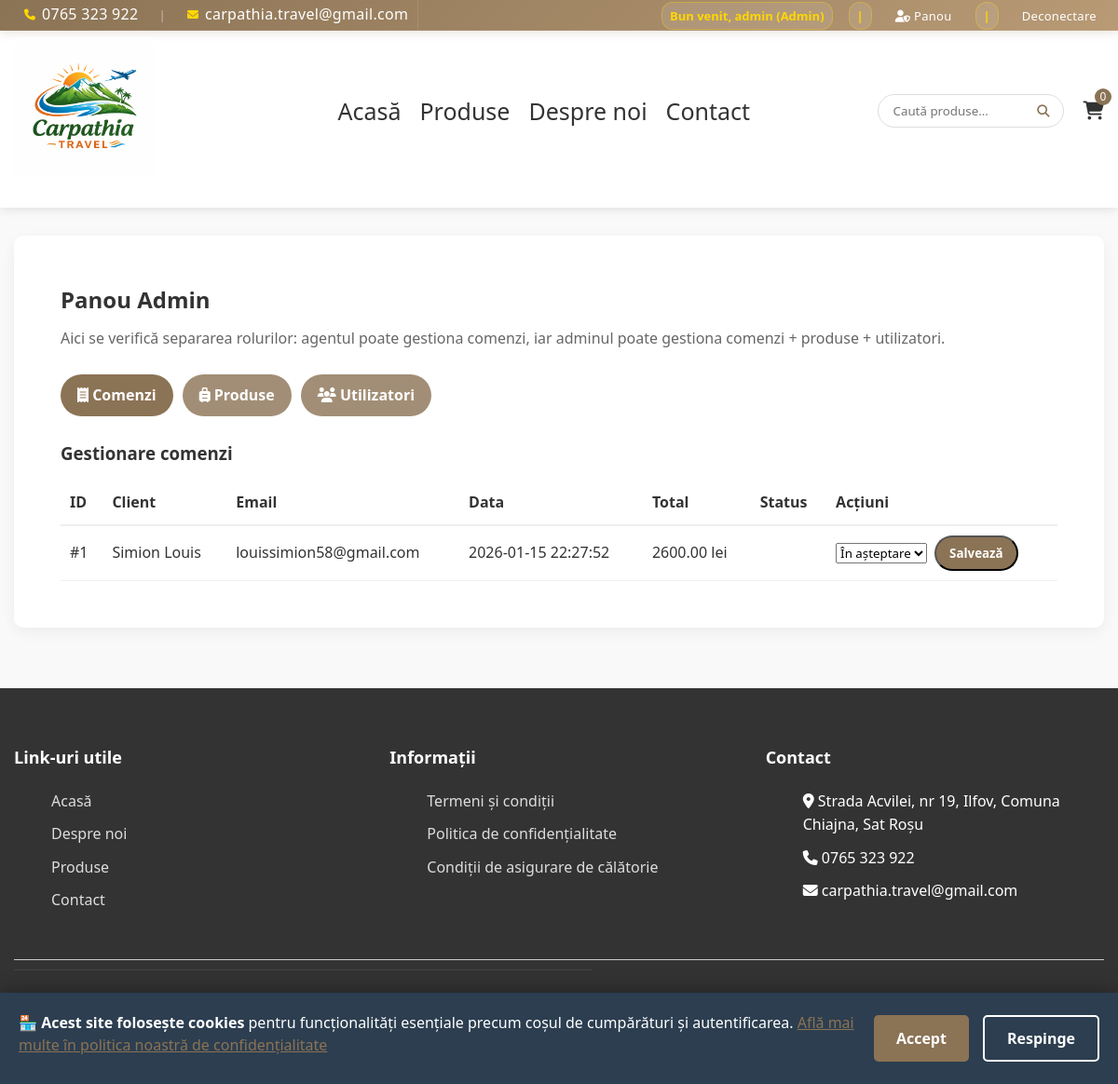
Page /admin_panel.php (signed in) on the committed database.
### tables this page shows
CREATE TABLE `comenzi` (
  `id` int(11) NOT NULL,
  `id_utilizator` int(11) NOT NULL,
  `data_comanda` datetime DEFAULT current_timestamp(),
  `total` decimal(10,2) NOT NULL,
  `status` enum('in_asteptare','confirmata','anulata') DEFAULT 'in_asteptare'
);

CREATE TABLE `utilizatori` (
  `id` int(11) NOT NULL,
  `nume` varchar(100) NOT NULL,
  `email` varchar(100) NOT NULL,
  `parola` varchar(255) NOT NULL,
  `data_inregistrare` datetime DEFAULT current_timestamp(),
  `rol` enum('client','agent','admin') NOT NULL DEFAULT 'client'
);

### functions.php (called while the page is built, shortened)
<?php
function esc($v): string {
    return htmlspecialchars((string)($v ?? ''), ENT_QUOTES, 'UTF-8');
}
function currentUserRole(): string {
    return (string)($_SESSION['user_role'] ?? 'client');
}
function hasRole($roles): bool {
    $role = currentUserRole();
    if (is_string($roles)) {
        return $role === $roles;
    }
    if (is_array($roles)) {
        return in_array($role, $roles, true);
    }
    return false;
}
?>

### admin_panel.php (the view, shortened to what this page needs)
<?php
require 'functions.php';
$role = currentUserRole();
$tab = $_GET['tab'] ?? 'orders';
function badgeStatus(string $s): string {
    $map = [
        'in_asteptare' => 'În așteptare',
        'confirmata'   => 'Confirmată',
        'anulata'      => 'Anulată'
    ];
    return $map[$s] ?? $s;
}
?>
<?php require 'header.php'; ?>
<main>
    <div class="container" style="margin-top:30px;">
        <div class="content-section">
            <h2 style="margin-bottom:10px;">Panou <?php echo esc(ucfirst($role)); ?></h2>
            <p style="color:#666; margin-bottom:25px;">
                Aici se verifică separarea rolurilor: agentul poate gestiona comenzi, iar adminul poate gestiona comenzi + produse + utilizatori.
            </p>
            <div style="display:flex; gap:10px; flex-wrap:wrap; margin-bottom:25px;">
                <a class="btn" href="admin_panel.php?tab=orders" style="padding:10px 18px; <?php echo $tab==='orders'?'opacity:1':'opacity:0.8'; ?>">
                    <i class="fas fa-receipt"></i> Comenzi
                </a>
                <?php if (hasRole('admin')): ?>
                    <a class="btn" href="admin_panel.php?tab=products" style="padding:10px 18px; <?php echo $tab==='products'?'opacity:1':'opacity:0.8'; ?>">
                        <i class="fas fa-suitcase-rolling"></i> Produse
                    </a>
                    <a class="btn" href="admin_panel.php?tab=users" style="padding:10px 18px; <?php echo $tab==='users'?'opacity:1':'opacity:0.8'; ?>">
                        <i class="fas fa-users"></i> Utilizatori
                    </a>
                <?php endif; ?>
            </div>
            <?php if ($tab === 'orders'): ?>
                <?php
                $orders = $conn->query(
                    "SELECT c.id, c.data_comanda, c.total, c.status, u.nume, u.email\n".
                    "FROM comenzi c\n".
                    "JOIN utilizatori u ON u.id = c.id_utilizator\n".
                    "ORDER BY c.data_comanda DESC, c.id DESC"
                );
                ?>
                <h3 style="margin-bottom:15px;">Gestionare comenzi</h3>
                <div style="overflow:auto;">
                    <table style="width:100%; border-collapse:collapse;">
                        <thead>
                            <tr style="text-align:left; border-bottom:2px solid #eee;">
                                <th style="padding:10px;">ID</th>
                                <th style="padding:10px;">Client</th>
                                <th style="padding:10px;">Email</th>
                                <th style="padding:10px;">Data</th>
                                <th style="padding:10px;">Total</th>
                                <th style="padding:10px;">Status</th>
                                <th style="padding:10px;">Acțiuni</th>
                            </tr>
                        </thead>
                        <tbody>
                        <?php if ($orders && $orders->num_rows): ?>
                            <?php while ($o = $orders->fetch_assoc()): ?>
                                <tr style="border-bottom:1px solid #f0f0f0;">
                                    <td style="padding:10px;">#<?php echo (int)$o['id']; ?></td>
                                    <td style="padding:10px;"><?php echo esc($o['nume']); ?></td>
                                    <td style="padding:10px;"><?php echo esc($o['email']); ?></td>
                                    <td style="padding:10px; white-space:nowrap;"><?php echo esc($o['data_comanda']); ?></td>
                                    <td style="padding:10px; white-space:nowrap;"><?php echo number_format((float)$o['total'], 2, '.', ''); ?> lei</td>
                                    <td style="padding:10px;"><?php echo esc(badgeStatus((string)$o['status'])); ?></td>
                                    <td style="padding:10px;">
                                        <form method="POST" action="admin_actions.php" style="display:flex; gap:8px; align-items:center; flex-wrap:wrap;">
                                            <select name="status" required>
                                                <option value="in_asteptare" <?php echo ($o['status']==='in_asteptare')?'selected':''; ?>>În așteptare</option>
                                            </select>
                                            <button class="btn" type="submit" style="padding:8px 14px;">Salvează</button>
                                        </form>
                                    </td>
                                </tr>
                            <?php endwhile; ?>
                        <?php else: ?>
                            <tr><td colspan="7" style="padding:15px; color:#666;">Nu există comenzi.</td></tr>
                        <?php endif; ?>
                        </tbody>
                    </table>
                </div>
            <?php else: ?>
                <p style="color:#666;">Tab indisponibil pentru rolul tău.</p>
            <?php endif; ?>
        </div>
    </div>
</main>
<?php require 'footer.php'; ?>

### style.css (style rules this page uses)
* { margin: 0; box-sizing: border-box; font-family: 'Segoe UI', Tahoma, Geneva, Verdana, sans-serif; }
body { background-color: #f9f9f9; color: #333; line-height: 1.6; height: 100%; margin: 0; display: flex; flex-direction: column; }
html, body { height: 100%; margin: 0; }
main { flex: 1; }
.container { width: 100%; max-width: 1200px; margin: 0 auto; padding: 0 15px; padding-bottom: 25px; }
.btn { display: inline-block; background-color: #8B7355; color: white; padding: 12px 30px; border-radius: 30px; text-decoration: none; font-weight: bold; transition: background-color 0.3s; }
.content-section { background: white; padding: 50px; border-radius: 10px; box-shadow: 0 5px 15px rgba(0,0,0,0.05); margin-bottom: 40px; }

### rows in the picture
comenzi: id "1", id_utilizator.nume "Simion Louis", id_utilizator.email "louissimion58@gmail.com", data_comanda "2026-01-15 22:27:52", total "2600.00"

### other values in the picture
$_SESSION['user'] "admin"
$userRoleLabel "Admin"
getCartCount() "0"
$role "Admin"
